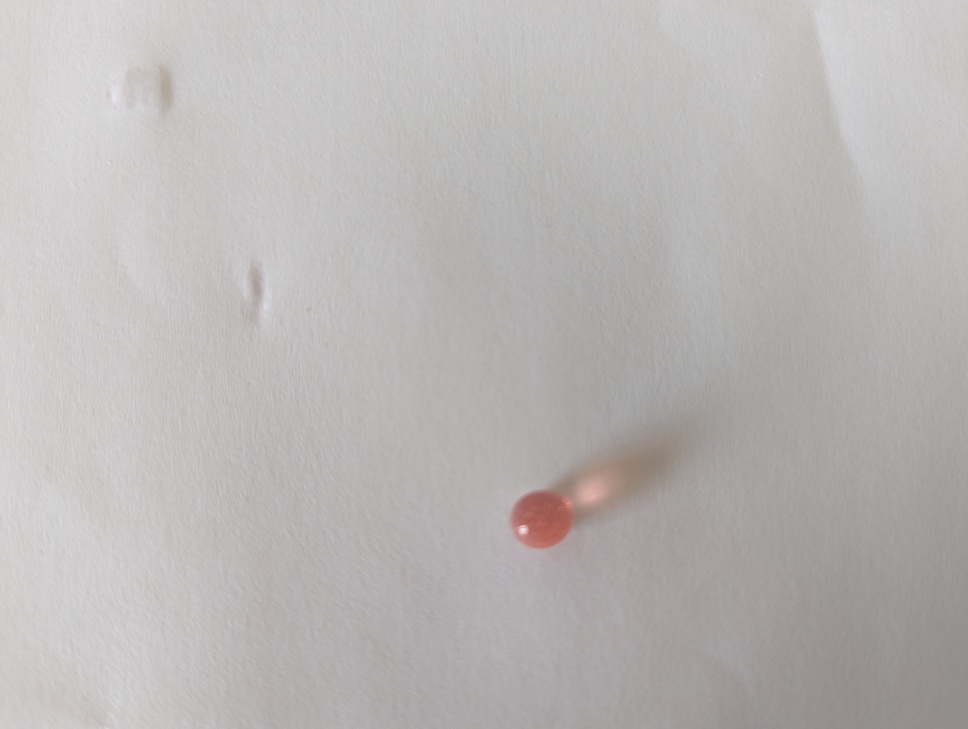
#> input picture PXL_20230709_165410445.jpg, 968 x 729 px, shrunk from 4080 x 3072 before the run, found by its file name
$ jupyter execute 2_computer_vision.ipynb   (shell and % lines are left out)
#> lines starting #> are read from the running program, lines starting #| are printed output that depends on the picture; after the words box and inside, x2 and y2 are one past the last pixel; in counts of white or black regions, pixels touching at a corner belong together
The purpose of this tutorial is to learn how to use Artificial Intelligence techniques to accelerate materials characterization.

- First connect to google drive and do to the directory of the data

[cell 1]
from google.colab import drive
drive.mount('/content/drive')
%cd /content/drive/MyDrive/RENEW_summer_school_week1

Task: Calculate the diamater of your spheres using computer vision techniques

*   Upload the photos of your spheres

[cell 2]
from google.colab import drive
drive.mount('/content/drive')

[cell 3]
import cv2
import numpy as np
from skimage.measure import ransac, CircleModel
import matplotlib.pyplot as plt

[cell 4]
# load the image
img = cv2.imread('/content/drive/MyDrive/RENEW_summer_school_week1/PXL_20230709_165410445.jpg',0)
#> img: shape (729, 968); min 104, max 232, mean 183.5

# Check if image is loaded correctly
if img is None:
    print('Image not loaded')
else:
    print('Image loaded')

img = cv2.medianBlur(img,5)

# convert the grayscale image to binary image
ret,thresh1 = cv2.threshold(img,127,255,cv2.THRESH_BINARY)
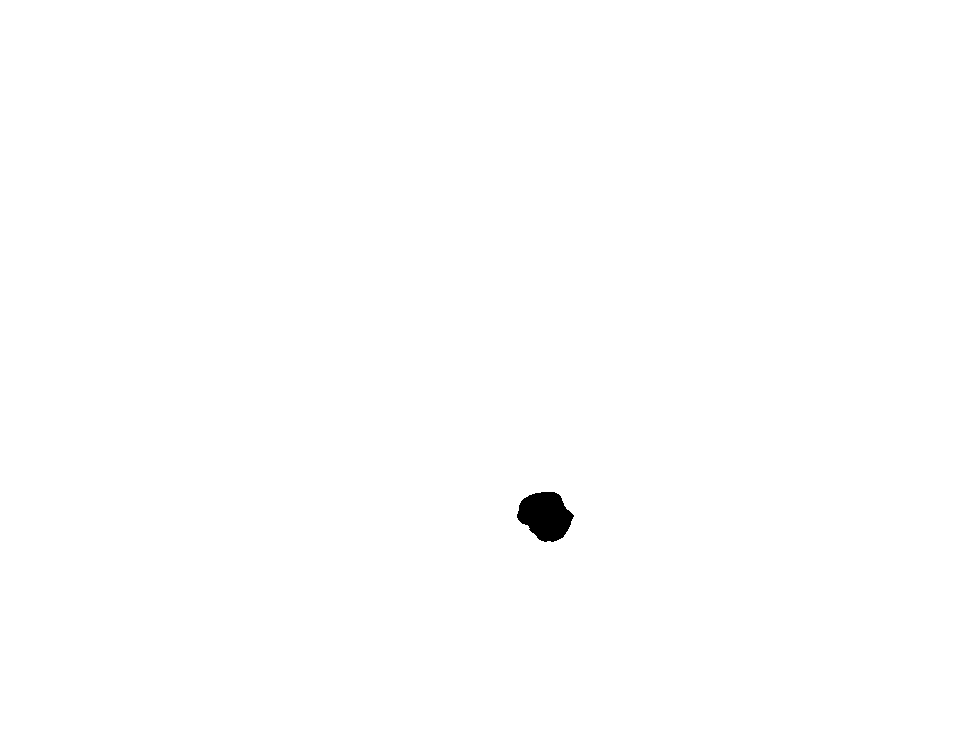
#> thresh1: shape (729, 968); 99.7% white; 1 black region, box (x1, y1, x2, y2) and area: (517, 492, 574, 542) 1994

# detect circles in the image
circles = cv2.HoughCircles(thresh1, cv2.HOUGH_GRADIENT, 1, 20, param1=50, param2=30, minRadius=0, maxRadius=0)
#> circles = None

# ensure at least some circles were found
if circles is not None:
    # convert the (x, y) coordinates and radius of the circles to integers
    circles = np.round(circles[0, :]).astype("int")
    for (x, y, r) in circles:
        diameter = r * 2
        print("Diameter:", diameter)
else:
    print("No circles were found")

[cell 5]
import cv2
import numpy as np

# Load your image
img = cv2.imread('/content/drive/MyDrive/RENEW_summer_school_week1/PXL_20230709_180711154.jpg', 0)
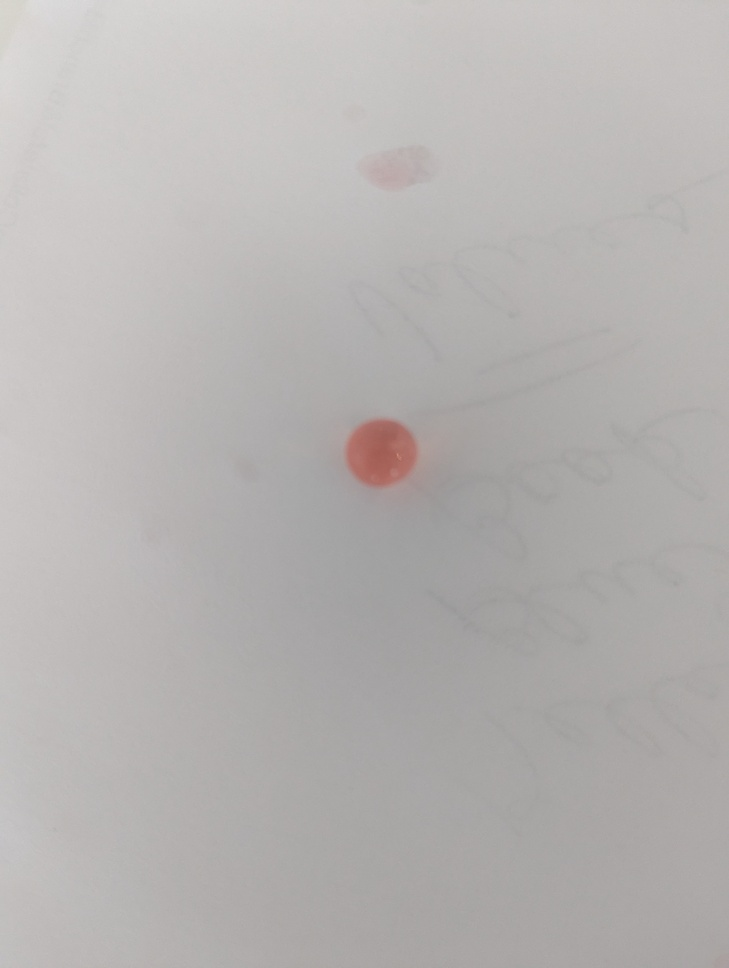
#> input picture PXL_20230709_180711154.jpg, 729 x 968 px, shrunk from 3072 x 4080 before the run, found by its file name
#> img: shape (968, 729); min 111, max 220, mean 180

# Check if image is loaded fine
if img is None:
    print('Could not open or find the image')
else:
    print('Image loaded')

# Apply Gaussian blur to smooth the image. This step is optional but recommended as it reduces noise in the image.
img = cv2.GaussianBlur(img, (5, 5), 0)

# Perform edge detection
# You can tune these numbers to make sure your Canny algorithm detects the correct circle
edges = cv2.Canny(img, 5, 20)
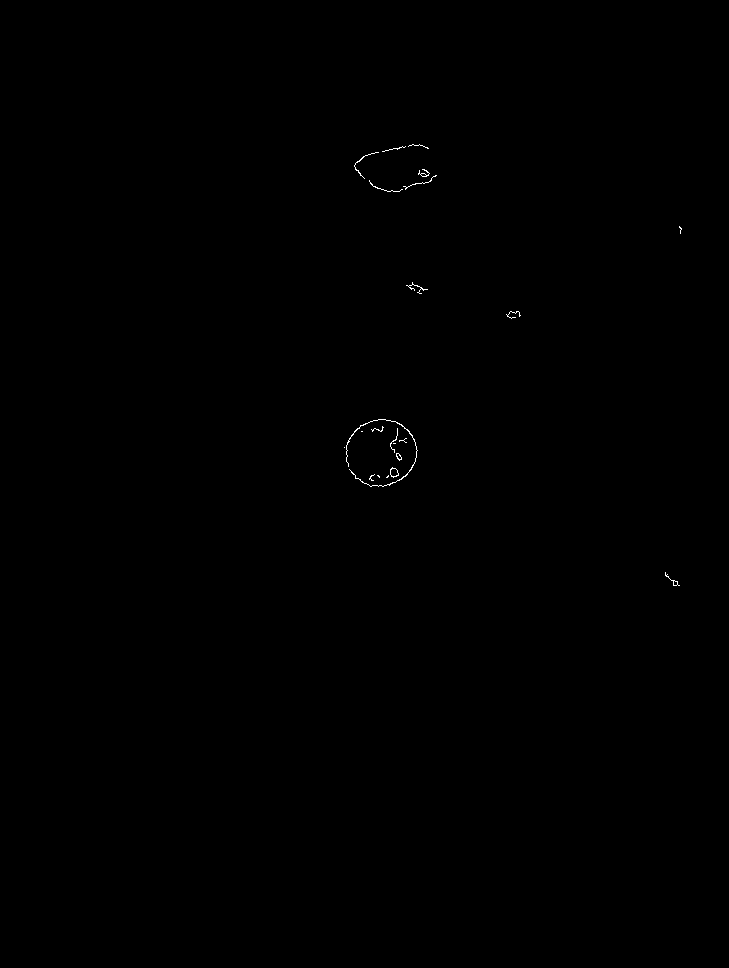
#> edges: shape (968, 729); 0.1% white in thin lines or dots, all inside (x1, y1, x2, y2) = (344, 144, 682, 586)

# Display the edges
from google.colab.patches import cv2_imshow
cv2_imshow(edges)

#cv2.waitKey(0)
#cv2.destroyAllWindows()

Detect the circles in your image:
- param1 and param2 correspond to the two gradient values used in the Canny edge detection algorithm.
- minRadius and maxRadius specify the range of possible circle radii to be detected.

[cell 6]
circles = cv2.HoughCircles(edges, cv2.HOUGH_GRADIENT, dp=3, minDist=100, param1=20, param2=30, minRadius=100, maxRadius=120)
#> circles = [[388.5, 73.5, 114.1], [508.5, 472.5, 118.3], [394.5, 367.5, 118.3], [442.5, 238.5, 101.2]]

# Ensure at least some circles were found
if circles is not None:

    # Convert the circle parameters a, b and r to integers
    circles = np.round(circles[0, :]).astype("int")
#> circles = [[388, 74, 114], [508, 472, 118], [394, 368, 118], [442, 238, 101]]
    print("Detected ", len(circles), " circles")
#| Detected  4  circles
    for (x, y, r) in circles:
        # Draw the circle in the output image
        cv2.circle(edges, (x, y), r, (0, 255, 0), 4)
        # Draw the center of the circle
        cv2.circle(edges, (x, y), 2, (0, 0, 255), 4)
#> this loop made 4 passes

    # Display the resulting frame
    cv2_imshow(edges)
else:
    print("No circles were found")

Now you can find the diamer of the detected sphere by running the following cell.

[cell 7]
def calculate_diameter(circles):
    diameters = []
    if circles is not None:
        # The circles are floating point values, thus convert them to int
        circles = np.uint16(np.around(circles))

        # If only one circle is detected
        if len(circles.shape) == 1:
            x, y, r = circles[0], circles[1], circles[2]
            diameter = r * 2
            diameters.append(diameter)

        # If more than one circle is detected
        else:
            for i in circles:
                x, y, r = i[0], i[1], i[2]
                diameter = r * 2
                diameters.append(diameter)
#> this loop made 4 passes
#> (x, y, r, diameter) on passes 1 to 4: (388, 74, 114, 228), (508, 472, 118, 236), (394, 368, 118, 236), (442, 238, 101, 202)
#> after the loop, diameters = [228, 236, 236, 202]

    return diameters

[cell 8]
calculate_diameter(circles)
#> Out = [228, 236, 236, 202]

However, please note that this gives you the diameter in pixels. If you need the actual physical size, you need to know the scale of the image, that is, the physical size that one pixel represents. This typically requires some sort of reference object of a known size within the image or knowledge of the camera parameters and settings used to take the image.

If your image is a photograph of the sphere and you know the distance between the camera and the sphere, as well as the focal length of the camera, you can calculate the diameter of the sphere.

But, bear in mind that this method is only an approximation, because it assumes the sphere to be a circle, which holds true only if the sphere is directly facing the camera and the camera axis is perpendicular to the sphere's surface. In other cases, perspective distortion would cause the sphere to appear as an ellipse, and you'd need a more complex method to estimate the diameter.

# You could also upload an image taken from the microscope and indentify the shape

[cell 9]
img = cv2.imread('/content/drive/MyDrive/RENEW_summer_school_week1/Spherification_sphere.png')
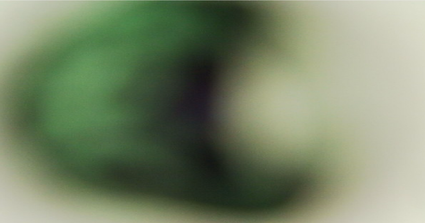
#> input picture Spherification_sphere.png, 425 x 223 px, shrunk from 1790 x 940 before the run, found by its file name
#> img is the input picture: shape (223, 425, 3); mean B, G, R 103.9, 133, 119.9

[cell 10]
plt.imshow(img)

[cell 11]
import cv2
import numpy as np
from matplotlib import pyplot as plt

# converting image into grayscale image
gray = cv2.cvtColor(img, cv2.COLOR_BGR2GRAY)
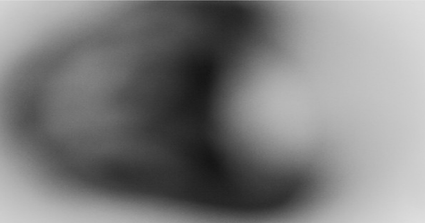
#> gray: shape (223, 425); min 21, max 224, mean 125.8

# setting threshold of gray image
_, threshold = cv2.threshold(gray, 127, 255, cv2.THRESH_BINARY)
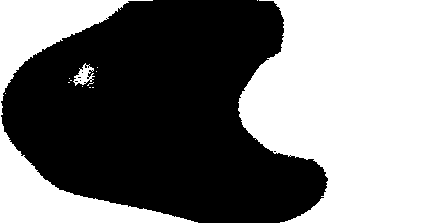
#> threshold: shape (223, 425); 47% white; 14 white regions (11 under 20 px)

# using a findContours() function
contours, _ = cv2.findContours(
    threshold, cv2.RETR_TREE, cv2.CHAIN_APPROX_SIMPLE)
#> contours = 27 contours, 24 with area under 20; largest, box (x1, y1, x2, y2) and area: (238, 0, 425, 223) 32332, (0, 0, 198, 223) 10987, (73, 63, 95, 86) 210

i = 0

# list for storing names of shapes
for contour in contours:

    # here we are ignoring first counter because
    # findcontour function detects whole image as shape
    if i == 0:
        i = 1
        continue

    # cv2.approxPloyDP() function to approximate the shape
    approx = cv2.approxPolyDP(
        contour, 0.01 * cv2.arcLength(contour, True), True)

    # using drawContours() function
    cv2.drawContours(img, [contour], 0, (0, 0, 255), 5)

    # finding center point of shape
    M = cv2.moments(contour)
#> this loop made 27 passes
#> (contour, i) on pass 1: ([[5, 93]], 1)
#> approx on passes 2, 3, 4, 6, 7, 8: [[92, 87], [93, 87]], [[89, 87], [90, 87]], [[82, 86]], [[68, 82], [69, 82]], [[70, 80], [71, 80]], [[69, 78]]
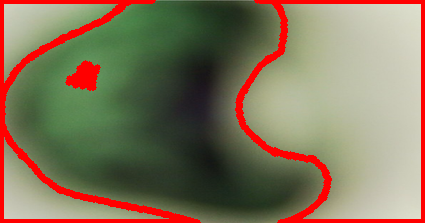
#> img: shape (223, 425, 3); 10.3% of pixels changed, all inside (x1, y1, x2, y2) = (0, 0, 425, 223)
#> after the loop, i = 1

# displaying the image after drawing contours
from google.colab.patches import cv2_imshow
cv2_imshow( img)

cv2.waitKey(0)
cv2.destroyAllWindows()
